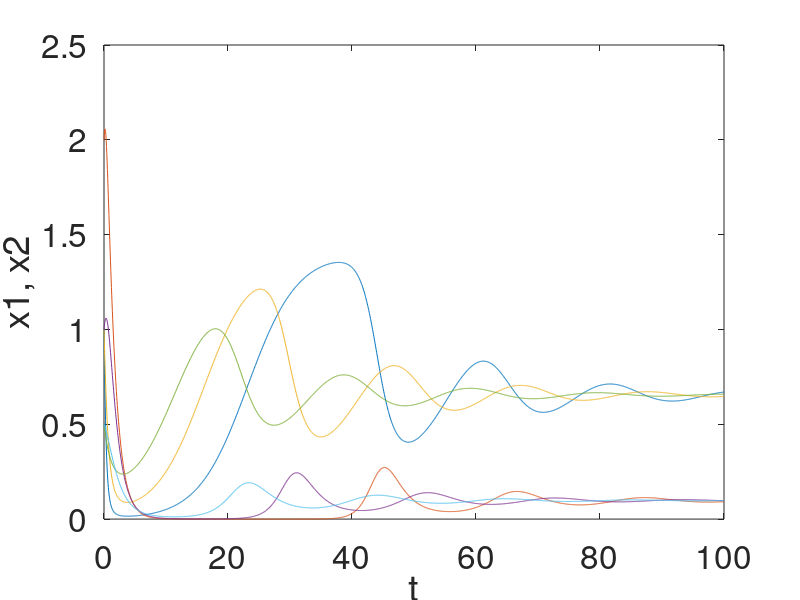
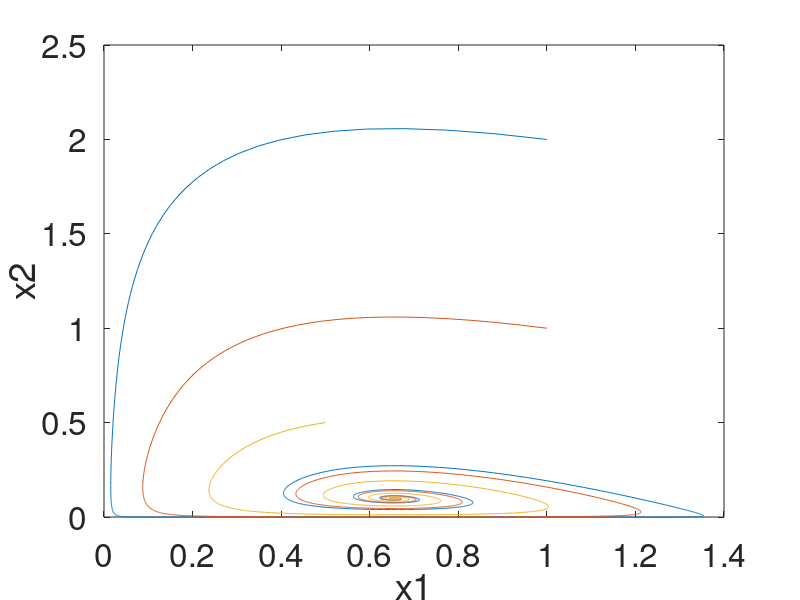

MATLAB code for these plots, in order:
# Transcrito por Richard Marquez del Manual de GNU Octave, seccion 1.2.5
# Ver el archivo LICENSE

clear all
close all 

function xdot = f (x, t)
r = 0.25;
k = 1.4;
a = 1.5;
b = 0.16;
c = 0.9;
d = 0.8;
xdot(1) = r*x(1)*(1 - x(1)/k) - a*x(1)*x(2)/(1 + b*x(1));
xdot(2) = c*a*x(1)*x(2)/(1 + b*x(1)) - d*x(2);
endfunction

x0 = [1; 2];
t = linspace (0, 100, 2000)'; # vector columna
x = lsode ("f", x0, t);

figure(1)
plot (t, x)
xlabel("t")
ylabel("x1, x2")
set(gca, "fontsize", 24)

figure(2)
plot(x(:,1),x(:,2))
xlabel("x1")
ylabel("x2")
set(gca, "fontsize", 24)

figure(1)
hold on
x0 = [1; 1];
t = linspace (0, 100, 2000)'; # vector columna
x = lsode ("f", x0, t);
plot (t, x)


figure(2)
hold on
plot(x(:,1),x(:,2))
xlabel("x1")
ylabel("x2")

figure(1)
hold on
x0 = [0.5; 0.5];
t = linspace (0, 100, 2000)'; # vector columna
x = lsode ("f", x0, t);
plot (t, x)


figure(2)
hold on
plot(x(:,1),x(:,2))
xlabel("x1")
ylabel("x2")
